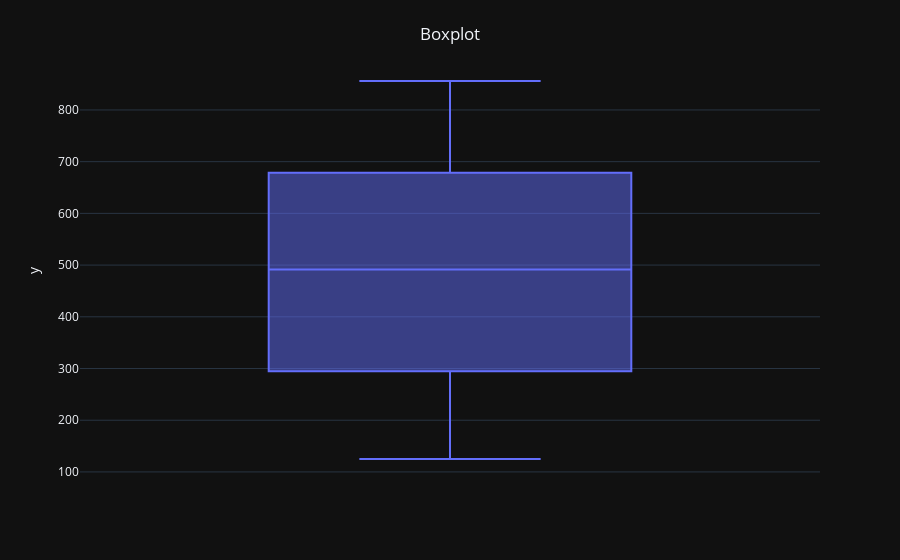

Write notebook code for a chart like this one.
### Code cell
# Plotando e personalizando o grafico de caixa


fig_5 = px.box(y=vet)
fig_5.update_layout(  template = 'plotly_dark',
                      title={'text': "Boxplot",
                            'y':0.95,
                            'x':0.5,
                            'xanchor': 'center',
                            'yanchor': 'top'})

### Figure 1 — Plotly figure (JSON) as saved in the notebook; plotly's stock layout.template omitted (floating-point values rounded to 4 significant figures; data arrays with more than 128 entries replaced by an {"elided": "..."} marker saying what was removed)
{"data": [{"alignmentgroup": "True", "hovertemplate": "y=%{y}<extra></extra>", "legendgroup": "", "marker": {"color": "#636efa"}, "name": "", "notched": false, "offsetgroup": "", "orientation": "v", "showlegend": false, "type": "box", "x0": " ", "xaxis": "x", "y": {"elided": "500 int values"}, "y0": " ", "yaxis": "y"}], "layout": {"boxmode": "group", "legend": {"tracegroupgap": 0}, "margin": {"t": 60}, "title": {"text": "Boxplot", "x": 0.5, "xanchor": "center", "y": 0.95, "yanchor": "top"}, "xaxis": {"anchor": "y", "domain": [0, 1]}, "yaxis": {"anchor": "x", "domain": [0, 1], "title": {"text": "y"}}}}
